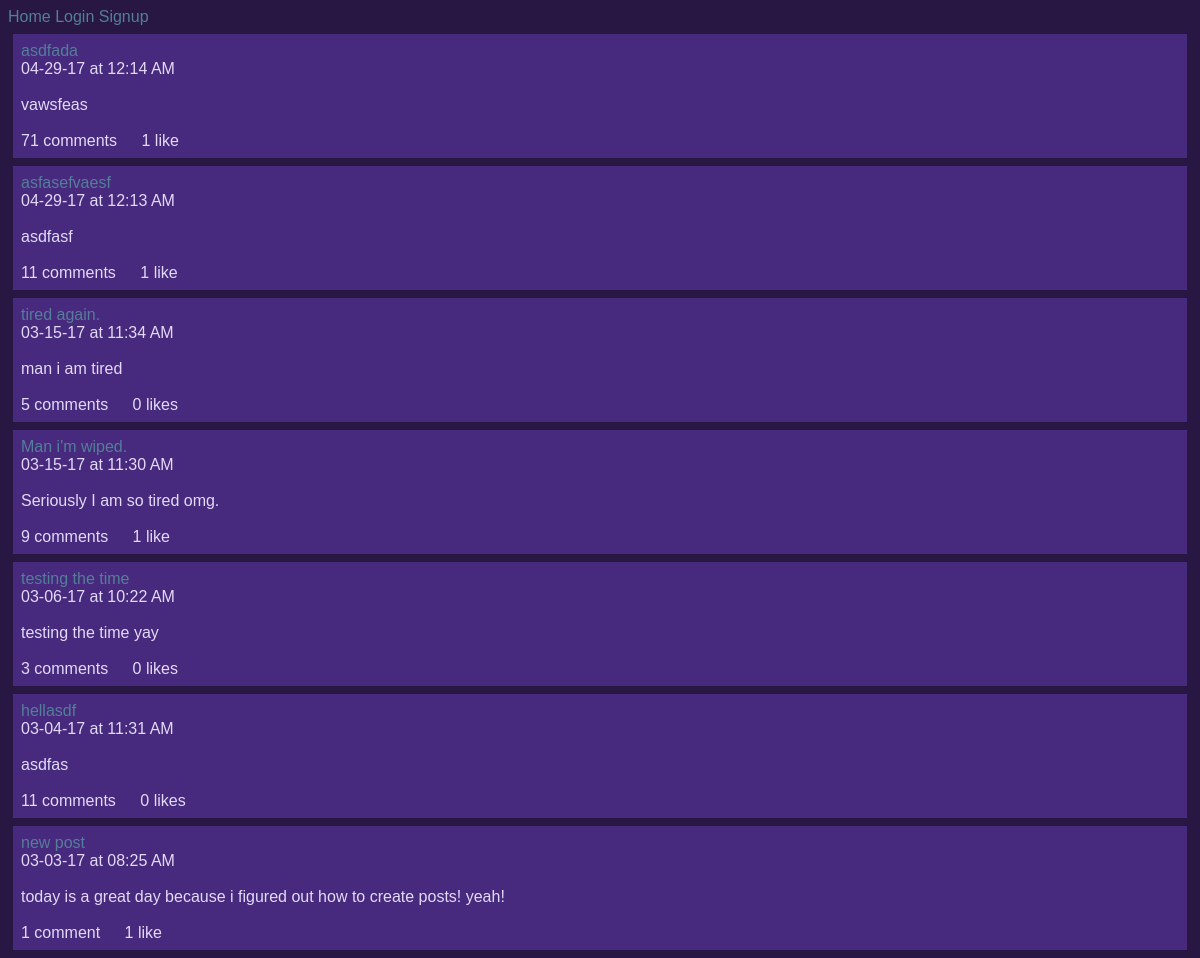
Page /ben/posts/ on the earlier database version.
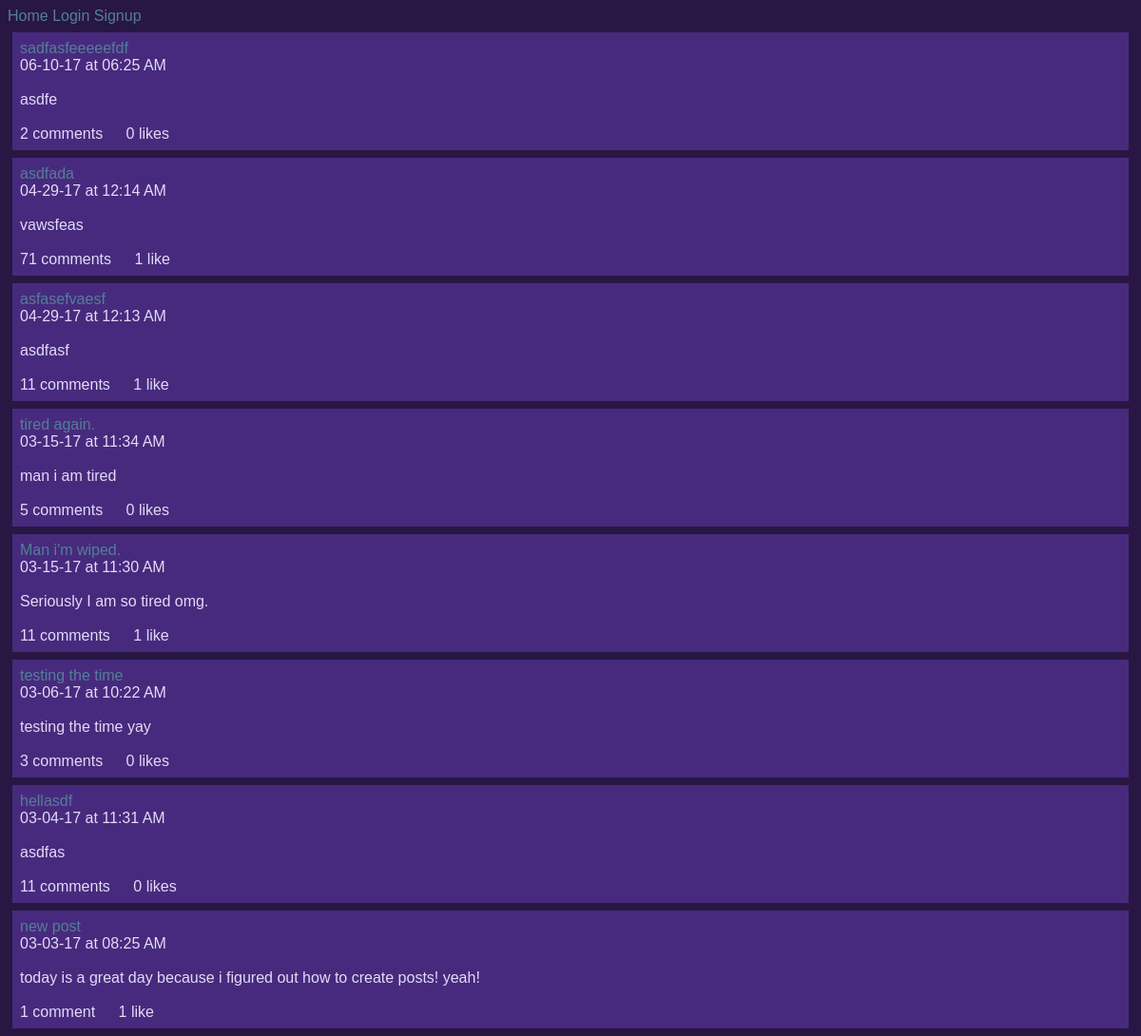
Same page on the later database version.
### posts/models.py (models this page shows)
class Post(models.Model):
        title = models.CharField(max_length=100)
        pub_date = models.DateTimeField('date published', auto_now_add=True)
        body = models.TextField()
        user = models.ForeignKey(User, on_delete=models.CASCADE, null=True)
        def utc_to_local(self, utc_datetime):
	        return utc_datetime.astimezone(tz=None)
        def __str__(self):
	        date = self.utc_to_local(self.pub_date).strftime('%m-%d-%y')
	        time = self.utc_to_local(self.pub_date).strftime('%I:%M %p')
	        return '%s at %s \n\n %s \n\n' % (date, time, self.body)

### posts/views.py (the view)
def index(request, username):
    try:
    	User.objects.get(username=username)
    except:
        context = {'username': None}
        return render(request, 'posts/index.html', context)
    user = User.objects.get(username=username)
    context = {'username': user}
    return render(request, 'posts/index.html', context)

### posts/templatetags/likes_features.py (called while the page is built)
@register.simple_tag
def like_text(count):
	if count == 1:
		return str(count) + " like"
	else:
		return str(count) + " likes"

@register.simple_tag
def comment_text_index(count):
	if count == 1:
		return str(count) + " comment"
	else:
		return str(count) + " comments"

### posts/templates/posts/index.html (shortened to what this page needs)
{% extends 'Blog/base.html' %}
{% load likes_features %}
{% block content %}
{% if username == None %}
	<h1>"Whoa dude, this user doesn't exist!"</h1>
{% else %}
	{% for post in username.post_set.all reversed %}
		<div class="post">
			<a href={% url 'posts:display-post' username=username post_number=post.id %}>{{ post.title|linebreaksbr }}</a> <br>
			{{ post|linebreaksbr }}
			<span class="comments">
				{% comment_text_index post.comment_set.count %}
			</span>
			<span class="likes" id="like-{{ post.id }}">
			{% like_text post.like_set.count %}
			</span>
		</div>
	{% endfor %}
{% endif %}
{% endblock content%}

Differences in the rows shown:
added Post: title "sadfasfeeeeefdf", pub_date+body "06-10-17 at 06:25 AM asdfe", id "2 comments", id "0 likes"
computed for Post "Man i'm wiped.": id "9 comments" → "11 comments"
